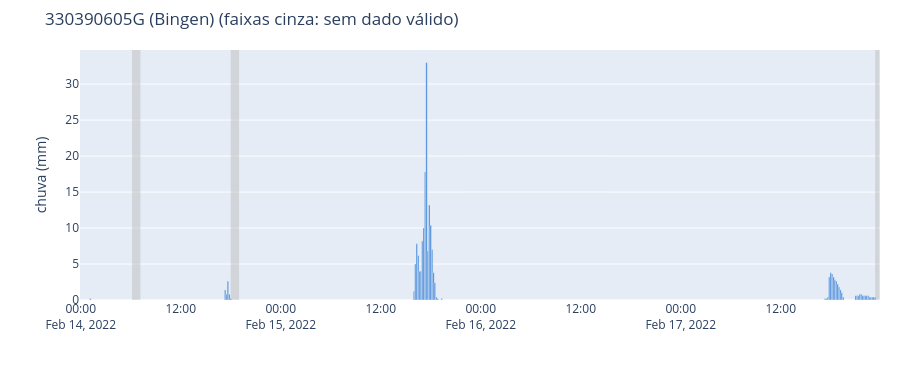

This figure's notebook cell:
### Code cell
fig_i = figuras.serie_chuva_interativo(
    pluv_reg['330390605G'],       # as mesmas entradas de serie_chuva
    inicio='2022-02-14',
    fim='2022-02-17',
    titulo='330390605G (Bingen)',
)

fig_i

### Figure 1 — Plotly figure (JSON) as saved in the notebook; plotly's stock layout.template omitted (floating-point values rounded to 4 significant figures; data arrays with more than 128 entries replaced by an {"elided": "..."} marker saying what was removed)
{"data": [{"marker": {"color": "#2a78d6"}, "name": "chuva", "type": "bar", "x": {"elided": "576 str values"}, "y": {"elided": "576 float values"}}], "layout": {"bargap": 0, "height": 380, "margin": {"r": 20, "t": 50}, "shapes": [{"fillcolor": "#bdbdbd", "line": {"width": 0}, "opacity": 0.5, "type": "rect", "x0": "2022-02-14T06:10:00", "x1": "2022-02-14T07:10:00", "xref": "x", "y0": 0, "y1": 1, "yref": "y domain"}, {"fillcolor": "#bdbdbd", "line": {"width": 0}, "opacity": 0.5, "type": "rect", "x0": "2022-02-14T18:00:00", "x1": "2022-02-14T19:00:00", "xref": "x", "y0": 0, "y1": 1, "yref": "y domain"}, {"fillcolor": "#bdbdbd", "line": {"width": 0}, "opacity": 0.5, "type": "rect", "x0": "2022-02-17T23:20:00", "x1": "2022-02-17T23:50:00", "xref": "x", "y0": 0, "y1": 1, "yref": "y domain"}], "title": {"text": "330390605G (Bingen) (faixas cinza: sem dado válido)"}, "yaxis": {"title": {"text": "chuva (mm)"}}}}
